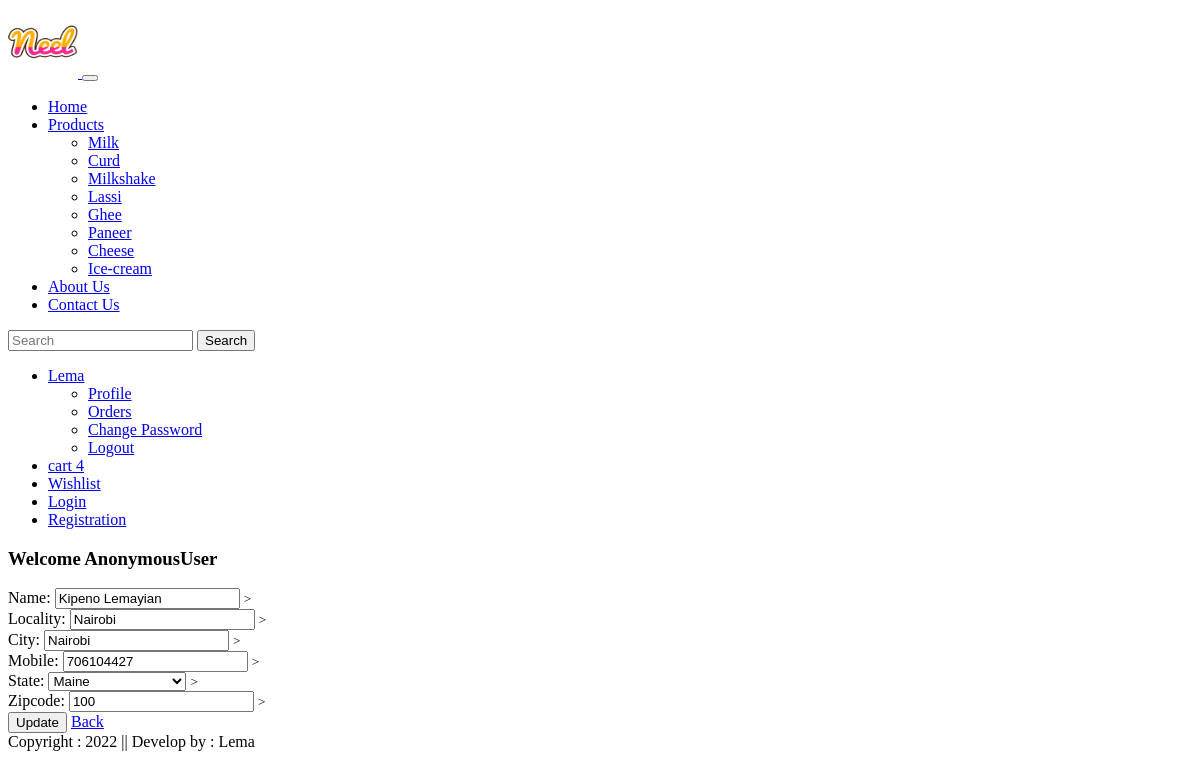
/updateAddress/4, run on the app's committed database.
### app/models.py (models this page shows, shortened)
class Customer(models.Model):
    user = models.ForeignKey(User, on_delete=models.CASCADE)
    name = models.CharField(max_length=200)
    locality = models.CharField(max_length=200)
    city = models.CharField(max_length=50)
    mobile = models.IntegerField(default=0)
    zipcode = models.IntegerField()
    state = models.CharField(choices=STATE_CHOICES, max_length=100)

### app/views.py (the view, shortened to what this page needs)
# urls.py: path('updateAddress/<int:pk>', views.updateAddress.as_view(), name="updateAddress"),
class updateAddress(View):
    def get(self, request, pk):
        add = Customer.objects.get(pk=pk)
        form = CustomerProfileForm(instance=add)
        return render(request, "app/updateAddress.html",locals())

### app/forms.py
class CustomerProfileForm(forms.ModelForm):
    class Meta:
        model = Customer
        fields = ['name', 'locality', 'city', 'mobile', 'state', 'zipcode']
        widgets={
           'name': forms.TextInput(attrs={'class': 'form-control'}),
           'locality': forms.TextInput(attrs={'class': 'form-control'}),
           'city': forms.TextInput(attrs={'class': 'form-control'}),
           'mobile': forms.NumberInput(attrs={'class': 'form-control'}),
           'state': forms.Select(attrs={'class': 'form-control'}),
           'zipcode': forms.NumberInput(attrs={'class': 'form-control'}),
        }

### app/templates/app/updateAddress.html (shortened to what this page needs)
{% extends 'app/base.html' %}
{% load static %}
{% block main-content %}
<div class = "container my-5">
    <div class = "row">
     <h3>Welcome <span class = "text-capitalize">{{request.user}}</span></h3>
        <div class = "col-sm-8 offset-sm-1">
            <form action="" method="post">
                {% for fm in form %}
                    {{fm.label_tag}} {{fm}} <small class = "text-danger">>{{fm.errors|striptags}}</small><br>
                {% endfor %}
                <div class="col-12 mt-3">
                    <button type="submit" class="btn btn-primary"> Update</button>
                    <a href="{% url 'address' %}" type="button" class="btn btn-danger">Back</a>
                </div>
            </form>
        </div>
    </div>
</div>
{% endblock main-content %}

### data on the page
Customer: form "Kipeno Lemayian" "Nairobi" "Nairobi" "706104427" "Maine" "100"

### other printed values
{{ request.user }} "AnonymousUser"
{{ fm.label_tag }} "Name:" "Locality:" "City:" "Mobile:" "State:" "Zipcode:"
